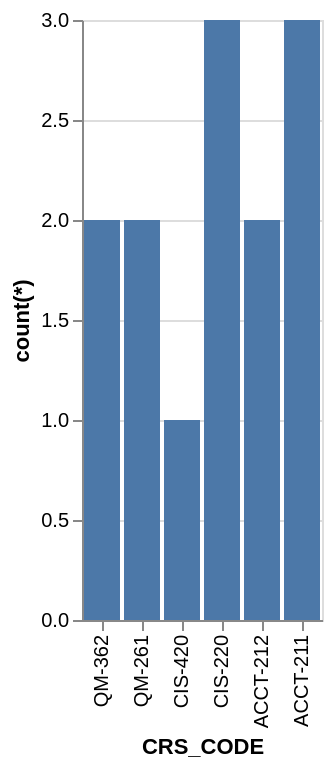

The specification (Vega-Lite) saved for this image:
### Vega-Lite specification from a JSON file in a GitHub repository (floating-point values rounded to 4 significant figures)
{"data": {"values": [{"x_data": "ACCT-211", "y_data": 3}, {"x_data": "ACCT-212", "y_data": 2}, {"x_data": "CIS-220", "y_data": 3}, {"x_data": "CIS-420", "y_data": 1}, {"x_data": "QM-261", "y_data": 2}, {"x_data": "QM-362", "y_data": 2}]}, "mark": "bar", "encoding": {"x": {"field": "x_data", "type": "nominal", "title": "CRS_CODE", "sort": "descending"}, "y": {"field": "y_data", "type": "quantitative", "title": "count(*)"}}}
